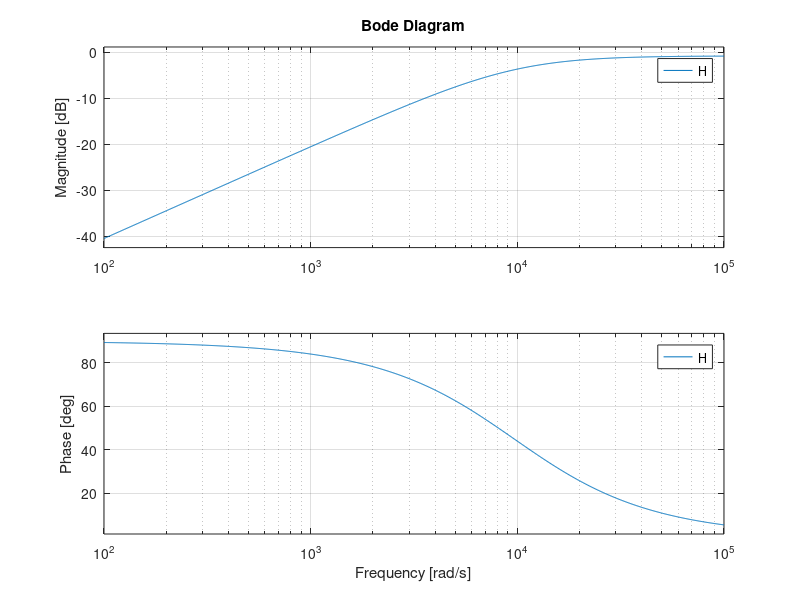

Reproduce this figure in MATLAB.
Ri = 200;
Cb = .047e-6;
Zi = 2000;

% redraw circuit using box for Cb
% H(s) = Vi/Vin
% -> Zi / (Ri + (1/sc) + Zi)
% Get rid of (1/sc) by doing...
% -> sc/sc[Zi / (Ri + (1/sc) + Zi)]
% H(s) = (sc * Zi) / (sc(Ri + Zi) +1)

% If H(s)=0 when s=0 than it is NOT a law pass filter

% s=jw=j2pif
% |H(j2pif)| = (j2pif*c(Zi)) / (j2pif*c(Ri + Zi) +1)
% |H(j2pif)| = sqrt( (j2pif*c(Zi))^2 ) / sqrt( (j2pif*c(Ri + Zi)^2 +1^2) )
% |H(j2pif)| = (j2pif*c(Zi)) / sqrt( (j2pif*c(Ri + Zi)^2 + 1^2) ) =
% magnitude

% 1 / sqrt(2) = (j2pif*c(Zi)) / sqrt( (j2pif*c(Ri + Zi)^2 + 1^2) )
% fL = 1 / (2pi*c(Zi-Ri))

% Draw in Matlab and look for -3 magnitude
% Take the frequency and divide by 2pi

As=[Cb*(Ri+Zi) 1];% cS+d
Bs=[Zi*Cb 0]; % aS+b where b=0
H=tf(Bs,As);
bode(H);
grid on

% Frequency when magnitude = -3 is...
fL = 1.21e4 / (2 * pi)

% f=fL/10
f_divide_by_10 = fL / 10

% f=10*fL
f_times_10 = fL * 10


% Calculate the values
ff=[0 fL/10 fL fL*10 10^10]
ss=1i*2*pi*ff % s=jw=j*2*pi*f
hh = (ss .* Cb .* Zi) ./ ( (ss.*Cb).*(Ri + Zi) + 1 ) 
% hh=Req./(Req*Cs*ss+1) % hh -> frequency response
magnitude = abs(hh) % this outouts the magnitude or abs( H(j*2*pi*f) )
degrees = angle(hh) % this outputs the angle portion of the table


% Table Answers
% f=0Hz:
% |H(j2pif)| = 0
% 20log10|H(j2pif)|(dB) = -40
% arg{|H(j2pif)|}(deg) = 90
% arg{|H(j2pif)|}(rad) = pi / 2
% 
% f=fL/10
% |H(j2pif)| = 1.925e3 / 10
% 20log10|H(j2pif)|(dB) = -34.9
% arg{|H(j2pif)|}(deg) = 88.9
% arg{|H(j2pif)|}(rad) = pi / 2
% 
% f=fL
% |H(j2pif)| = 1 / sqrt(2)
% 20log10|H(j2pif)|(dB) = -3
% arg{|H(j2pif)|}(deg) = 45
% arg{|H(j2pif)|}(rad) = pi / 4
% 
% f=10fL
% |H(j2pif)| = 1.925e3 * 10
% 20log10|H(j2pif)|(dB) = -1.83
% arg{|H(j2pif)|}(deg) = 28.6
% arg{|H(j2pif)|}(rad) = pi / 6
% 
% f=10fL
% |H(j2pif)| = 1
% 20log10|H(j2pif)|(dB) = -.83 or 0
% arg{|H(j2pif)|}(deg) = 0
% arg{|H(j2pif)|}(rad) = 0
